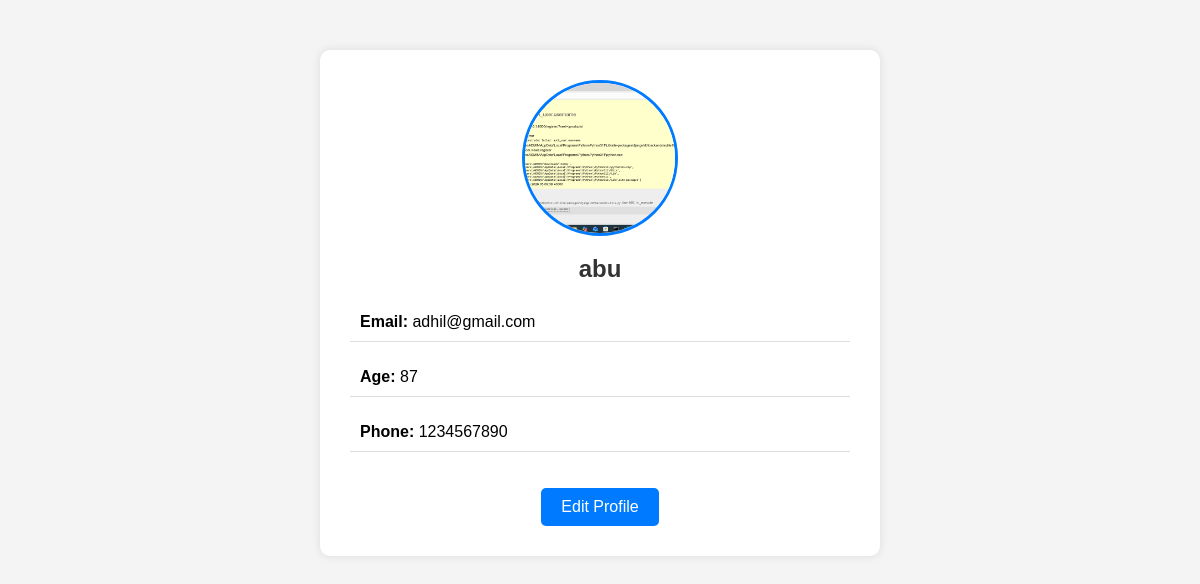
/profile/ (signed in), run on the app's committed database.
### app_0/models.py (models this page shows, shortened)
class UserRegister(models.Model):
    name = models.CharField(max_length=100)
    email = models.EmailField(unique=True)
    password = models.CharField(max_length=100)
    profile_pic = models.ImageField(upload_to='profile/', null=True, blank=True)
    age = models.IntegerField()
    phone = models.CharField(max_length=15, null=True, blank=True)

### app_0/views.py (the view)
# urls.py: path('profile/', views.profile, name='profile'),
def profile(request):
    if 'email' not in request.session:
        return redirect('login')
    user = UserRegister.objects.get(email=request.session['email'])
    return render(request, 'profile.html', {'user': user})

### app_0/templates/profile.html (shortened to what this page needs)
<!DOCTYPE html>
<html>
<head>
</head>
<body>
<div class="profile-container">
    {% if user.profile_pic %}
        <img src="{{ user.profile_pic.url }}" class="profile-pic">
    {% else %}
        <img src="https://via.placeholder.com/150" class="profile-pic">
    {% endif %}
    <h2>{{ user.name }}</h2>
    <div class="info">
        <p><strong>Email:</strong> {{ user.email }}</p>
        <p><strong>Age:</strong> {{ user.age }}</p>
        <p><strong>Phone:</strong> {{ user.phone }}</p>
    </div>
    <a href="{% url 'edit_profile' %}" class="btn">Edit Profile</a>
</div>
</body>
</html>

### app_0/templates/profile.html (style rules this page uses)
body { font-family: Arial, sans-serif; background:#f4f4f4; margin:0; padding:0; }
.profile-container { width:500px; margin:50px auto; background:#fff; padding:30px; border-radius:10px; box-shadow:0px 0px 10px rgba(0,0,0,0.1); text-align:center; }
.profile-pic { width:150px; height:150px; border-radius:50%; object-fit:cover; border:3px solid #007bff; }
h2 { margin-top:15px; color:#333; }
.info { text-align:left; margin-top:20px; }
.info p { padding:10px; border-bottom:1px solid #ddd; }
.btn { display:inline-block; margin-top:20px; padding:10px 20px; text-decoration:none; color:white; background:#007bff; border-radius:5px; }

### data on the page
UserRegister: profile_pic (picture), name "abu", email "adhil@gmail.com", age "87", phone "1234567890"
